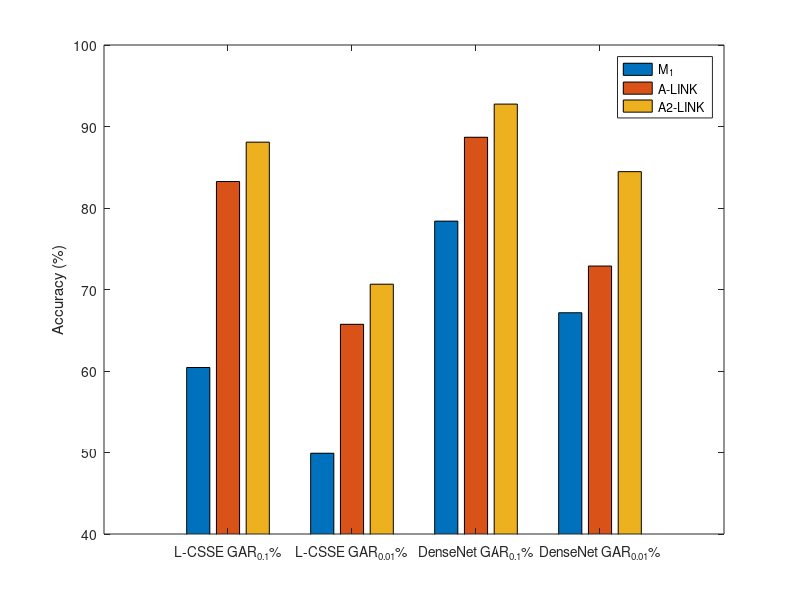

This figure's MATLAB source:
data = [60.43 83.25 88.08; 49.91 65.73 70.65; 78.39 88.68 92.75; 67.15 72.88 84.46];
bar(data);
names = {'L-CSSE GAR_{0.1}%', 'L-CSSE GAR_{0.01}%', 'DenseNet GAR_{0.1}%', 'DenseNet GAR_{0.01}%'};
set(gca,'xticklabel', names);
ylim([40 100]);
ylabel('Accuracy (%)');
legend({'M_{1}', 'A-LINK', 'A2-LINK'});
